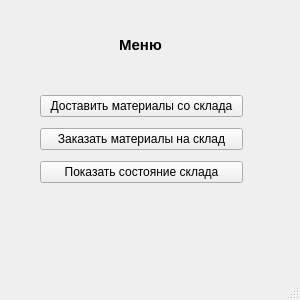
<?xml version="1.0" encoding="UTF-8"?>
<ui version="4.0">
 <class>MainWindow</class>
 <widget class="QMainWindow" name="MainWindow">
  <property name="geometry">
   <rect>
    <x>0</x>
    <y>0</y>
    <width>300</width>
    <height>300</height>
   </rect>
  </property>
  <property name="windowTitle">
   <string>АРМ управляющего складом</string>
  </property>
  <widget class="QWidget" name="centralwidget">
   <widget class="QWidget" name="layoutWidget">
    <property name="geometry">
     <rect>
      <x>40</x>
      <y>90</y>
      <width>203</width>
      <height>100</height>
     </rect>
    </property>
    <layout class="QVBoxLayout" name="verticalLayout">
     <item>
      <widget class="QPushButton" name="dostavka">
       <property name="text">
        <string>Доставить материалы со склада</string>
       </property>
      </widget>
     </item>
     <item>
      <widget class="QPushButton" name="zakaz">
       <property name="text">
        <string>Заказать материалы на склад</string>
       </property>
      </widget>
     </item>
     <item>
      <widget class="QPushButton" name="sostoyanie">
       <property name="text">
        <string>Показать состояние склада</string>
       </property>
      </widget>
     </item>
    </layout>
   </widget>
   <widget class="QLabel" name="label">
    <property name="geometry">
     <rect>
      <x>100</x>
      <y>30</y>
      <width>81</width>
      <height>31</height>
     </rect>
    </property>
    <property name="text">
     <string>&lt;html&gt;&lt;head/&gt;&lt;body&gt;&lt;p align=&quot;center&quot;&gt;&lt;span style=&quot; font-size:11pt; font-weight:600;&quot;&gt;Меню&lt;/span&gt;&lt;/p&gt;&lt;/body&gt;&lt;/html&gt;</string>
    </property>
   </widget>
  </widget>
  <widget class="QMenuBar" name="menubar">
   <property name="geometry">
    <rect>
     <x>0</x>
     <y>0</y>
     <width>300</width>
     <height>26</height>
    </rect>
   </property>
  </widget>
  <widget class="QStatusBar" name="statusbar"/>
 </widget>
 <resources/>
 <connections/>
</ui>
